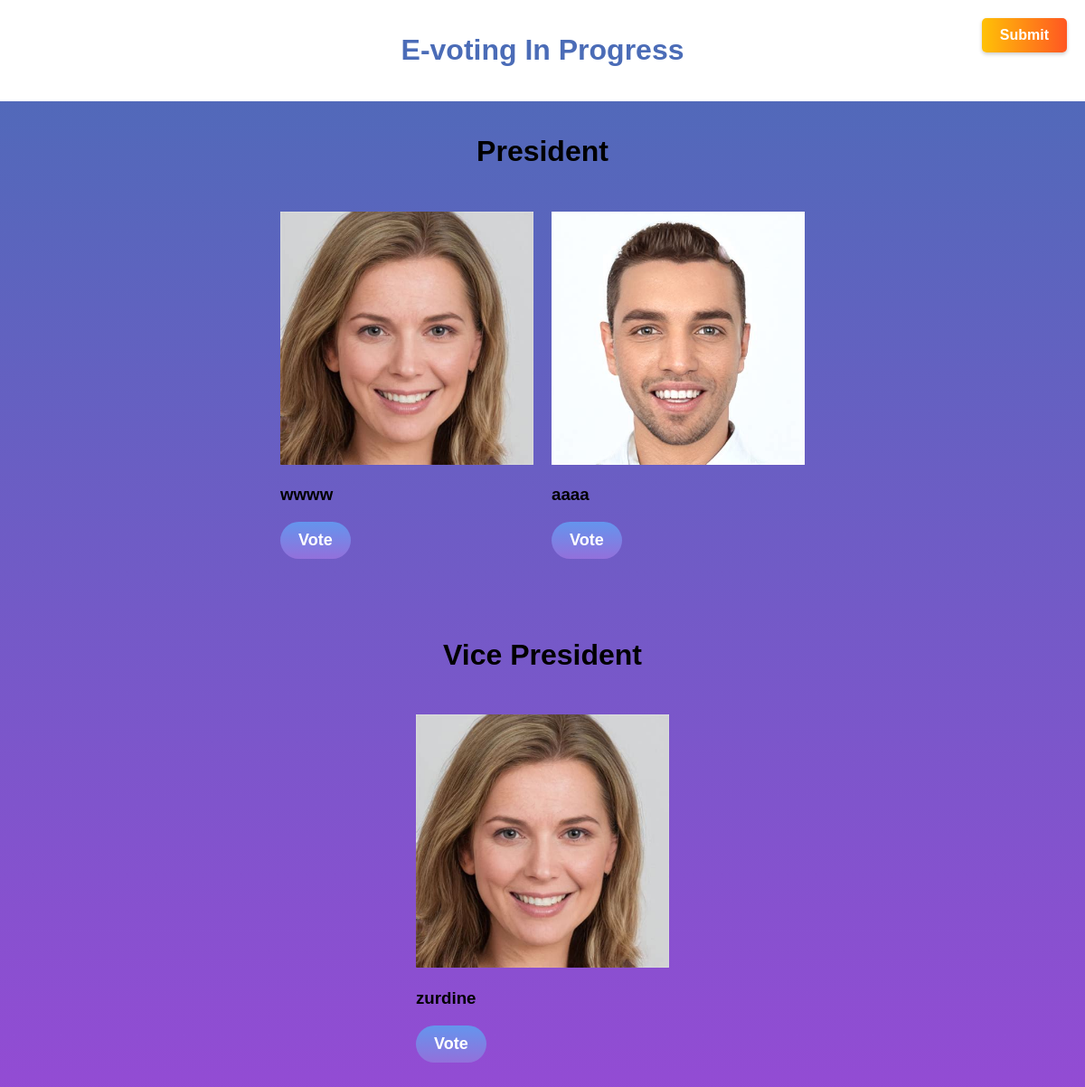
/vote, run on an earlier commit of the app's database.
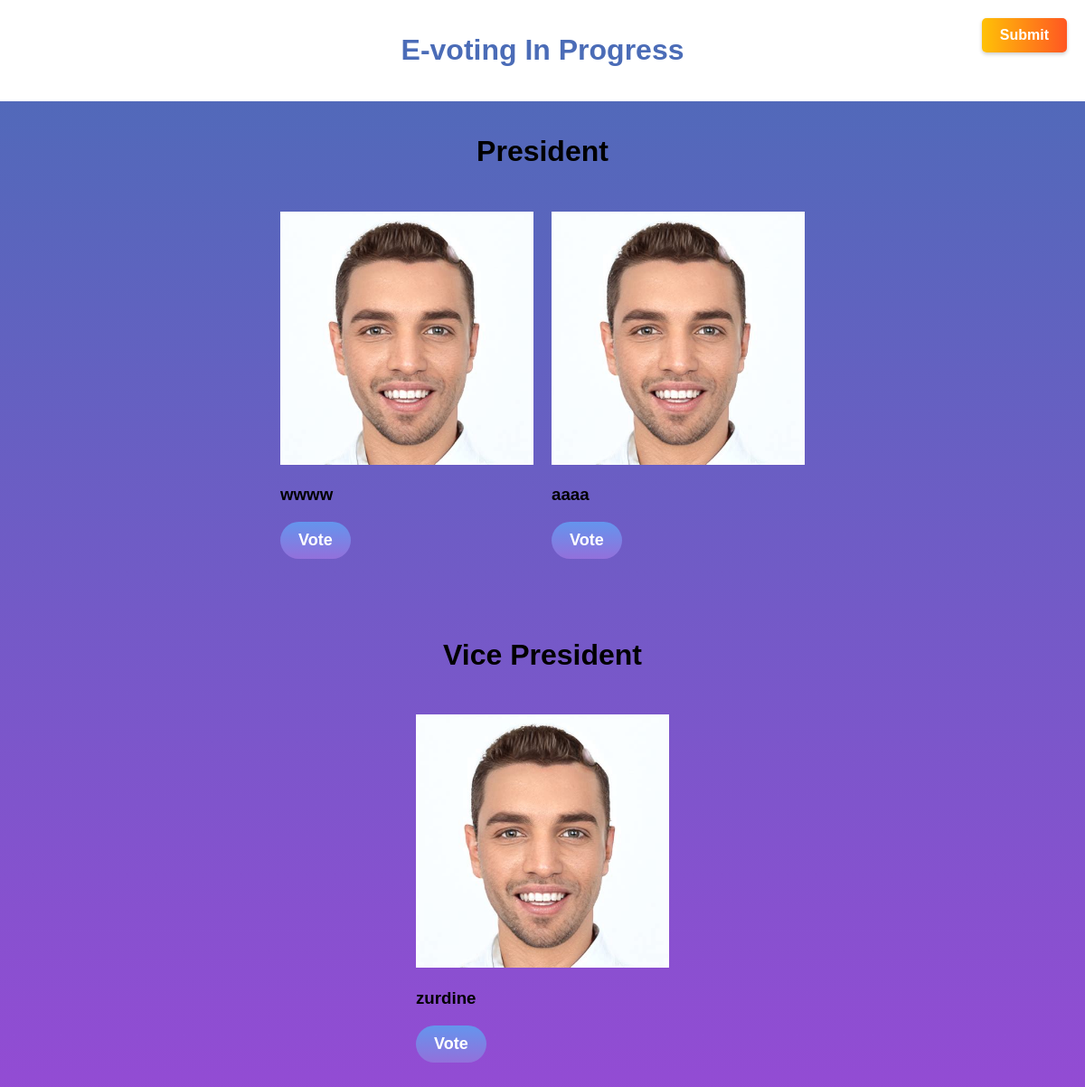
And on a later commit of the database.
### votingapp/models.py (models this page shows, shortened)
class VoteNominee(models.Model):
    name = models.CharField(max_length=255)
    photo = models.ImageField(upload_to='static/nomineephotos')
    position = models.CharField(max_length=100)
    votes = models.IntegerField(default=0)

### votingapp/views.py (the view, shortened to what this page needs)
# urls.py: path('vote', vote, name='vote'),
def vote(request):
    if request.method == 'GET':
        nominees = VoteNominee.objects.all()
        president = list()
        vice = list()
        for nom in nominees:
            if nom.position == 'president':
                president.append(nom)
            else:
                vice.append(nom)
        context = {'presidents':president, 'vices':vice}
        return render(request, 'vote.html', context)

### votingapp/templates/vote.html (shortened to what this page needs)
{% extends 'baselayout.html' %}
{% load static %}
{% block links %}
<link href="{% static 'css/vote.css' %}" rel="stylesheet" type="text/css">
{% endblock links %}
{% block body %}
<header><div class="banner">
    <h1>E-voting In Progress</h1>
</div></header>
<div>
  <div class="pos-banner">
    <h1>President</h1>
</div>
<div class="main-content1">
  {% if presidents %}
  {% for pres in presidents %}
<div class="vote-option voting-div">
    <img class="voting-image" src="{{pres.photo}}" alt="Image 1">
  <h3 class="name">{{pres.name}}</h3>
    <button   class="voting-button">Vote</button>
  </div>
  {% endfor %}
  {% else %}
  <div>
  <div class="pos-banner">
    <h1>No president in database</h1>
</div>
  {% endif %}
</div>
</div>
<div>
  <div class="pos-banner">
    <h1>Vice President</h1>
</div>
<div class="main-content2">
  {% if vices %}
  {% for vice in vices %}
<div class=" voting-div v2">
    <img class="voting-image" src="{{vice.photo}}" alt="Image ">
  <h3 class="name">{{vice.name}}</h3>
    <button   class=" vb2">Vote</button>
  </div>
  {% endfor %}
  {% else %}
  <div>
  <div class="pos-banner">
    <h1>No president in database</h1>
</div>
  {% endif %}
</div>
</div>
  <form id="vote-form" method="post" enctype="multipart/form-data">
    <button id="submit-button" class="submit-button">Submit</button>
  </form>
{% endblock body %}

### votingapp/templates/baselayout.html (shortened to what this page needs)
{% load static %}
<!DOCTYPE html>
<html lang="en">
<head>
    {% block links %}<link href="{% static 'css/baselayout.css' %}" rel="stylesheet" type="text/css">{% endblock links %}
</head>
<body>
{% block body %}
{% endblock body %}
</body>
</html>

### votingapp/static/css/vote.css (style rules this page uses)
body { margin: 0; padding: 0; font-family: Arial, sans-serif; background: linear-gradient(to bottom, #4B6CB7, #944BD4); }
.main-content1, .main-content2 { margin-bottom: 40px; }
.main-content1 { display: flex; flex-wrap: wrap; justify-content: center; }
.main-content2 { display: flex; flex-wrap: wrap; justify-content: center; }
.voting-div { width: 25%; padding: 10px; box-sizing: border-box; }
.voting-image { width: 100%; height: auto; }
.banner { background-color: #fff; padding: 1rem; text-align: center; }
.pos-banner { padding: 1rem; text-align: center; }
.banner h1 { font-size: 2rem; color: #4B6CB7; }
.voting-button, .vb2 { background: linear-gradient(to bottom, #6495ED, #9370DB); color: #fff; padding: 10px 20px; border: none; border-radius: 50px; font-size: 18px; font-weight: bold; cursor: pointer; animation: bounce 1.5s infinite; }
.submit-button { position: fixed; top: 20px; right: 20px; padding: 10px 20px; background: linear-gradient(to right, #FFC107, #FF5722); color: #FFF; font-size: 16px; font-weight: bold; border: none; border-radius: 5px; cursor: pointer; box-shadow: 0 2px 4px rgba(0, 0, 0, 0.2); transition: background-color 0.3s ease, transform 0.3s ease; }

What changed in the data, as far as the page shows it:
changed VoteNominee "wwww": photo: a different picture
changed VoteNominee "zurdine": photo: a different picture
